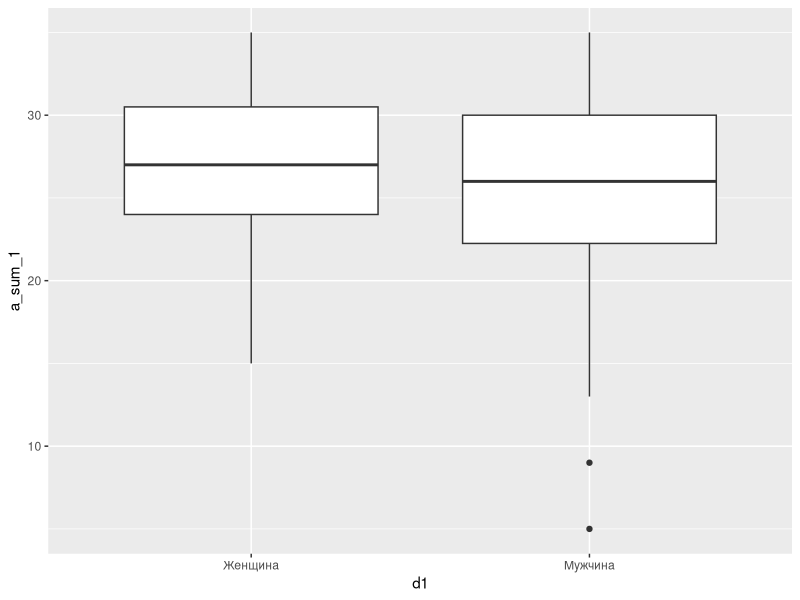
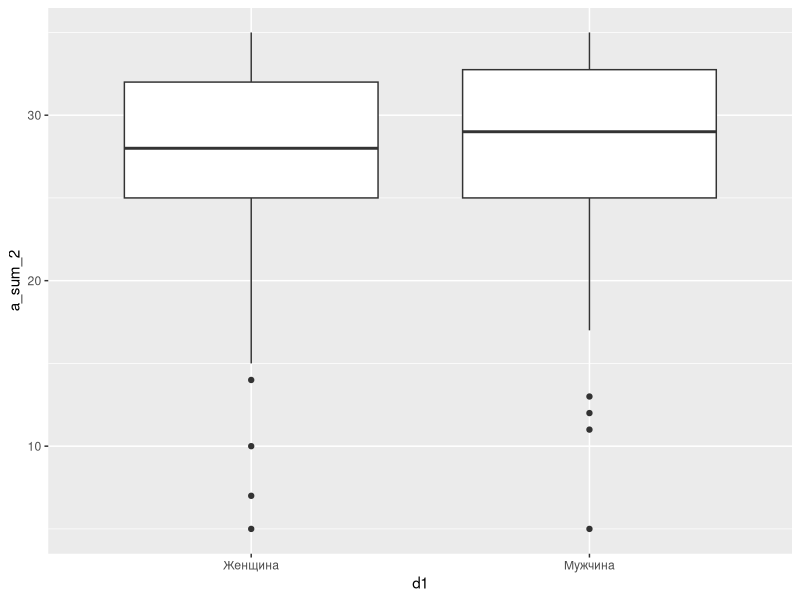
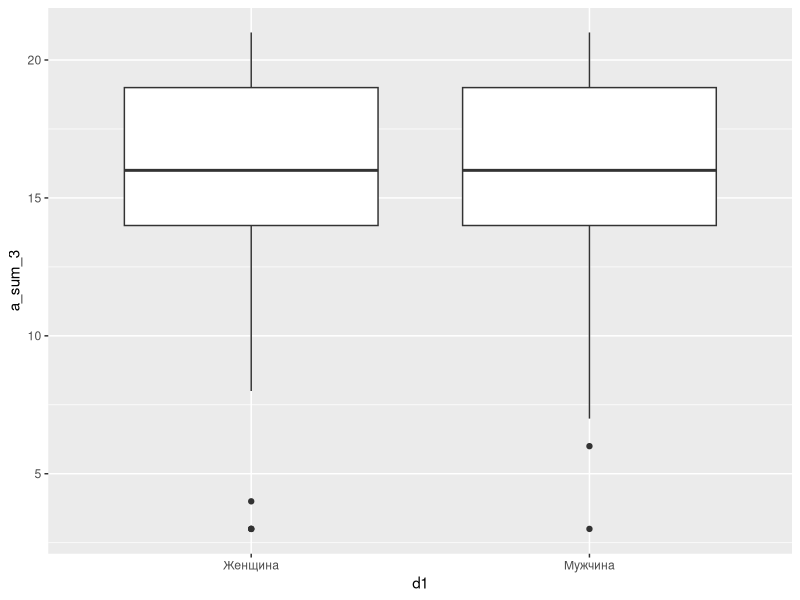
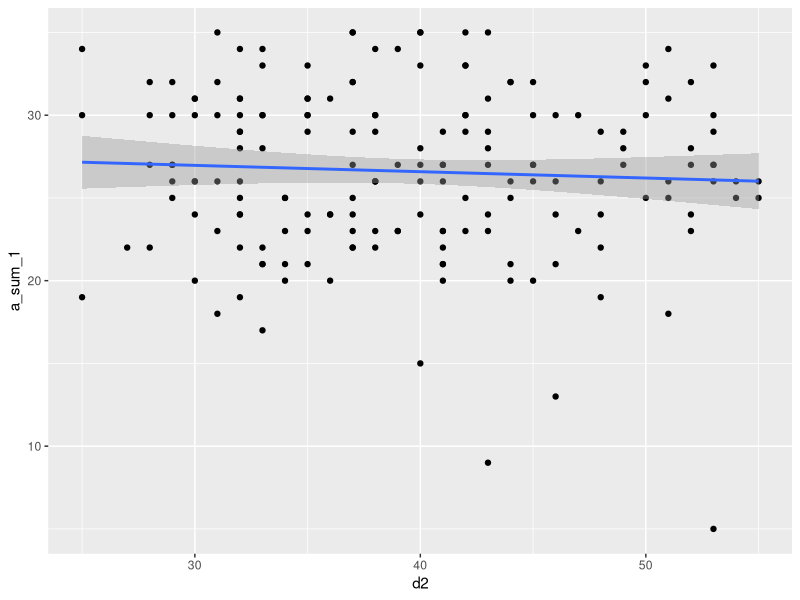
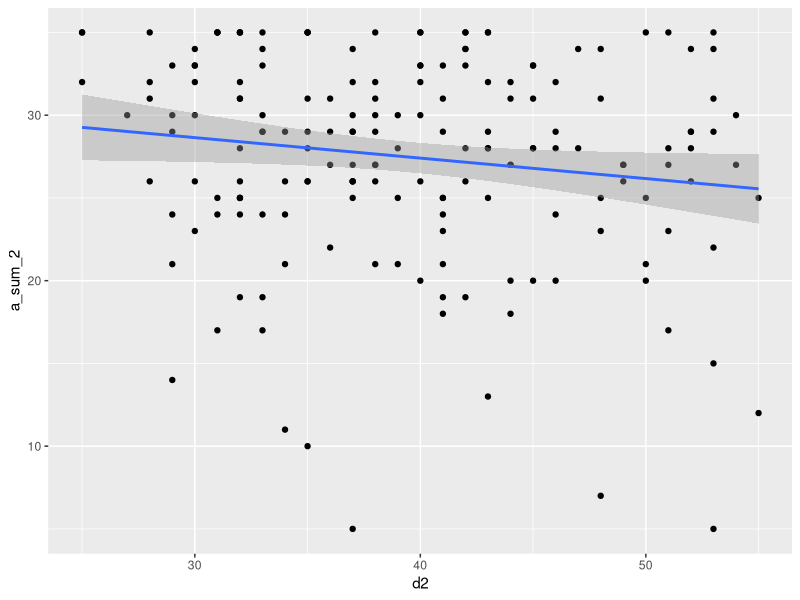
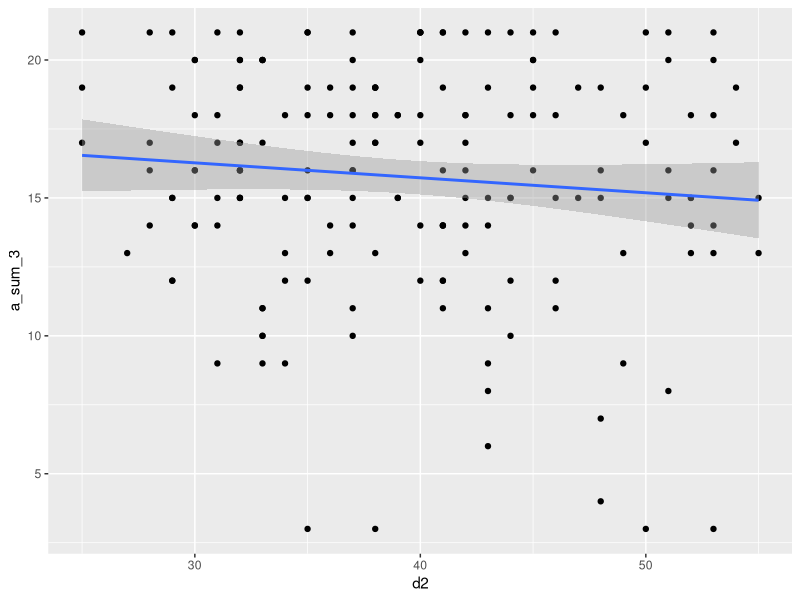

R code for these plots, in order:
library(tidyverse)
library(rstatix)

anket_an_1 <- read_csv('anket_an_1.csv')

#Конвергентная валидность -----

cor(select(anket_an_1, c(a_sum_1, c_sum_5)))
cor(select(anket_an_1, c(a_sum_2, c_sum_2, c_sum_5, b_sum_1, b_sum_4)))
cor(select(anket_an_1, c(a_sum_1, c_sum_4, b_sum_5, b_sum_6)))

#Посмотрим соц-дем ----
anket_an_1 %>% filter(d1 %in% c('Женщина','Мужчина')) %>% t_test(a_sum_1 ~ d1) # незначимо
ggplot(anket_an_1, aes(x=d1, y=a_sum_1)) + 
  geom_boxplot()
anket_an_1 %>% filter(d1 %in% c('Женщина','Мужчина')) %>% t_test(a_sum_2 ~ d1) # незначимо
ggplot(anket_an_1, aes(x=d1, y=a_sum_2)) + 
  geom_boxplot()
anket_an_1 %>% filter(d1 %in% c('Женщина','Мужчина')) %>% t_test(a_sum_3 ~ d1) # незначимо
ggplot(anket_an_1, aes(x=d1, y=a_sum_3)) + 
  geom_boxplot()

cor.test(anket_an_1$d2,anket_an_1$a_sum_1) # незначимо
ggplot(anket_an_1, aes(x=d2, y=a_sum_1)) + 
  geom_point() +
  geom_smooth(method = lm)
cor.test(anket_an_1$d2,anket_an_1$a_sum_2) # значимо
ggplot(anket_an_1, aes(x=d2, y=a_sum_2)) + 
  geom_point() +
  geom_smooth(method = lm)
cor.test(anket_an_1$d2,anket_an_1$a_sum_3) # незначимо
ggplot(anket_an_1, aes(x=d2, y=a_sum_3)) + 
  geom_point() +
  geom_smooth(method = lm)
